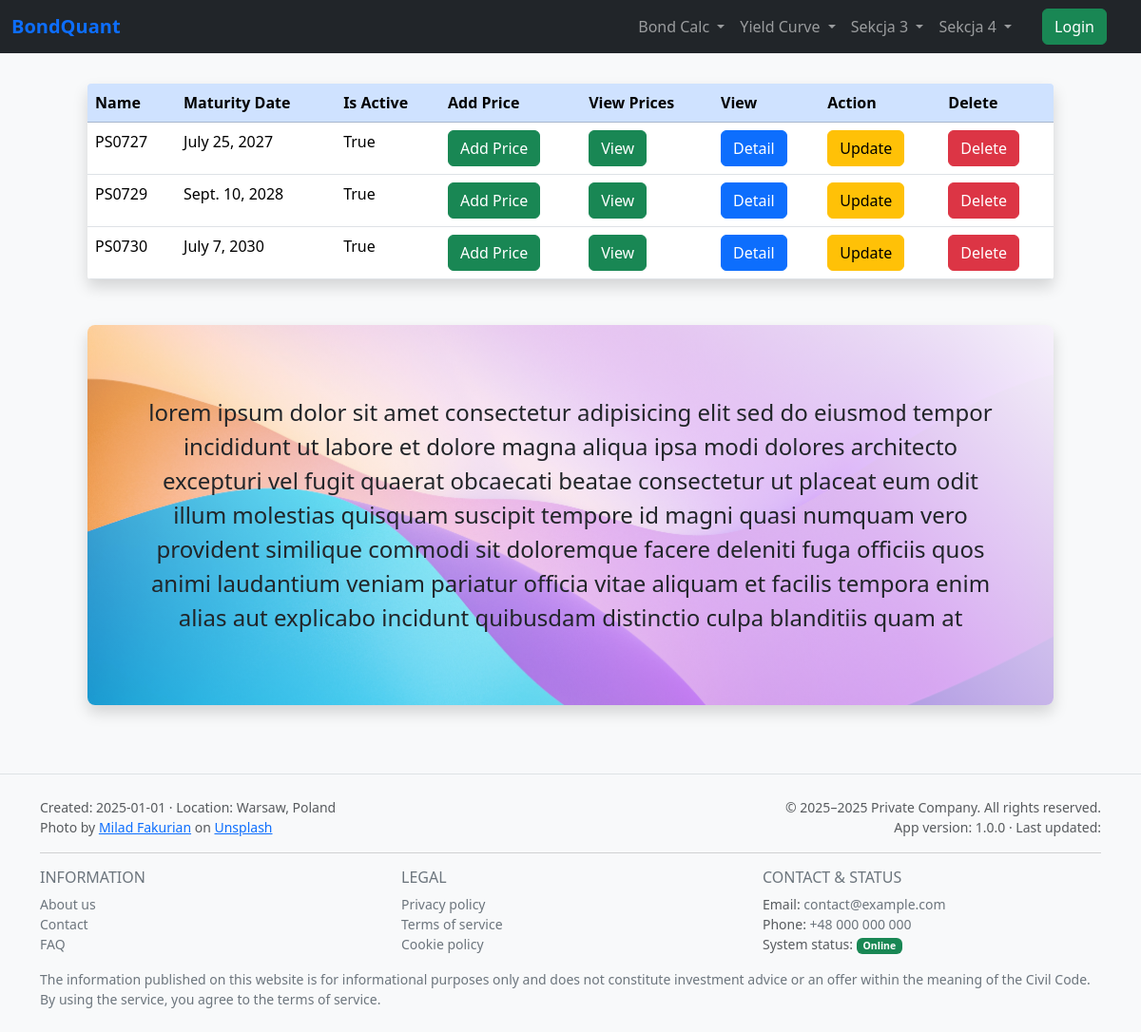
The app's page /bonds/list-bonds/ with its own data.
### bonds/models.py (models this page shows, shortened)
class Bond(models.Model):
    ISIN = models.CharField(max_length=12)
    name = models.CharField(max_length=100)
    issue_price = models.DecimalField(max_digits=10, decimal_places=4, default=100)
    issue_date = models.DateField(default=date.today)
    maturity_date = models.DateField()
    coupon_rate = models.DecimalField(max_digits=5, decimal_places=3)
    coupon_frequency = models.SmallIntegerField(
        default=1,
        validators=[
            MinValueValidator(1),
            MaxValueValidator(12)
        ]
    )
    redemption = models.IntegerField()
    is_active = models.BooleanField(default=True)

### bonds/views.py (the view)
# urls.py: path('list-bonds/', BondListView.as_view(), name='list_bonds'),
class BondListView(ListView):
    model = Bond
    template_name = 'bonds/list_bonds.html'
    context_object_name = 'bonds'
    def get_queryset(self):
        return Bond.objects.filter(is_active=True)

### bonds/templates/bonds/list_bonds.html
{% extends 'base.html' %}
{% load static %}
{% block content %}
        <table class="table shadow overflow-hidden rounded-1">
        <thead class="table-primary">
        <tr>
            <th scope="col">Name</th>
            <th scope="col">Maturity Date</th>
            <th scope="col">Is Active</th>
            <th scope="col">Add Price</th>
            <th scope="col">View Prices</th>
            <th scope="col">View</th>
            <th scope="col">Action</th>
            <th scope="col">Delete</th>
        </tr>
        </thead>
        {% for obj in bonds %}
        <tr>
            <td>{{ obj.name }}</td>
            <td>{{ obj.maturity_date }}</td>
            <td>{{ obj.is_active }}</td>
            <td><a href="{% url 'bonds:add_bond_price' %}" class="btn btn-success">Add Price</a></td>
            <td><a href="{% url 'bonds:list_bond_prices' pk=obj.pk %}" class="btn btn-success">View</a></td>
            <td><a href="{% url 'bonds:detail_bond' pk=obj.pk %}" class="btn btn-primary">Detail</a></td>
            <td><a href="{% url 'bonds:update_bond' pk=obj.pk %}" class="btn btn-warning">Update</a></td>
            <td><a href="{% url 'bonds:delete_bond' pk=obj.pk %}" class="btn btn-danger">Delete</a></td>
        </tr>
        {% endfor %}
        </table>
{% endblock %}

### static/styles.css (style rules this page uses)
body { background-color: #f0f0f0; }

### records on screen
Bond: name "PS0727", maturity_date "July 25, 2027", is_active "True"
Bond: name "PS0729", maturity_date "Sept. 10, 2028", is_active "True"
Bond: name "PS0730", maturity_date "July 7, 2030", is_active "True"

### other values on screen
{{ site_city|default:"Warsaw" }} "Warsaw"
{{ site_country|default:"Poland" }} "Poland"
{{ app_version|default:"1.0.0" }} "1.0.0"
